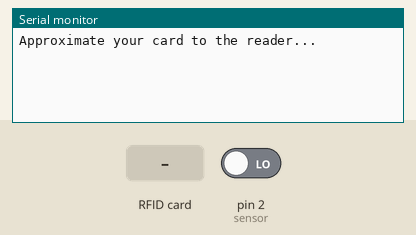
Recording of a sketch running on a simulated Arduino Uno, built with avr-gcc and run on an emulated ATmega328P. On the bench: the last lines printed to the serial monitor. Inputs (shaded band) come from the test bench; at power-on: pin 2 (sensor) LOW. No radio packets arrive unless stated.

Above: at 1.2 s.
1.3 s: RFID card 17 55 B8 21 held to the reader
At 3.5 s:
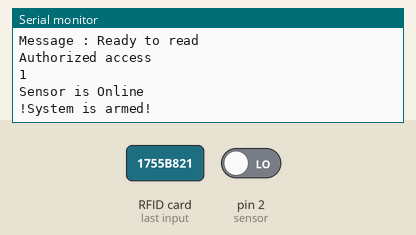
3.8 s: pin 2 (sensor) driven HIGH
At 4.5 s:
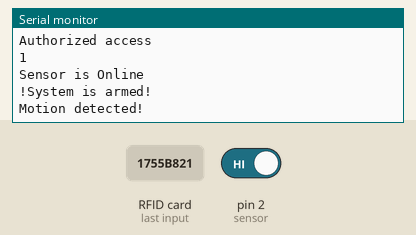
5.3 s: RFID card 5E 7A 19 C4 held to the reader
At 6.1 s:
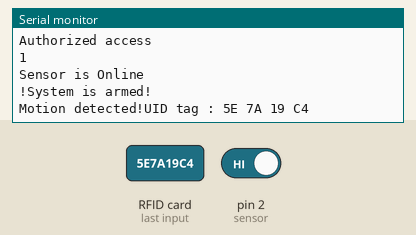
7.8 s: pin 2 (sensor) driven LOW
At 8.8 s:
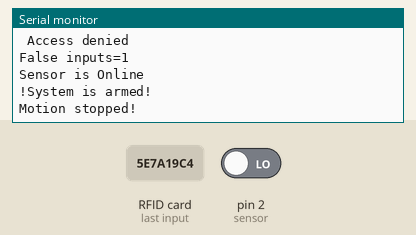
9.3 s: RFID card 17 55 B8 21 held to the reader
At 11.8 s:
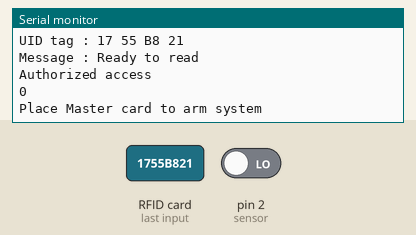

The sketch:

test_for_RFID_acces_with_Pir_5_masleipeito433.ino
```cpp
#include <SPI.h>
#include <MFRC522.h>//rc522 module for readind cards
#include <RH_ASK.h> //radiohead library for the 433mhz modules
#include <SPI.h> // Not actually used but needed to compile
RH_ASK driver(2000, 3, 4, 0); // ESP8266 or ESP32: do not use pin 11 or 2, to 3 = receiver, 4= trasmiter alla en exw trasmiter, its on the other thingy

#define SS_PIN 10
#define RST_PIN 9
MFRC522 mfrc522(SS_PIN, RST_PIN);   // Create MFRC522 instance.

  int systemArm =0;
  int a;
  unsigned long False_Inputs_Time;
  unsigned long Intruder_Time;
  unsigned long Start_Time;
  unsigned long Stop_Time;
  int FalseInputs=0;
  int state = LOW;             // by default, no motion detected
  int val = 0;
  int sensor = 2; // Gia interrupt balto sto pin 2


void setup()
{
  //False_Inputs_Time=millis;
  //Intruder_Time=millis;
  pinMode(sensor, INPUT);
  FalseInputs=0 ;
  systemArm=0;
  Serial.begin(9600);   // Initiate a serial communication
  SPI.begin();      // Initiate  SPI bus
  mfrc522.PCD_Init();   // Initiate MFRC522
  attachInterrupt(digitalPinToInterrupt(sensor),ISR_sensor,CHANGE); //elenkse ean mporeis na to valeis sto main loop gia an energopoiite ama theleis je oi opote thelei jino
  Serial.println("Approximate your card to the reader...");  // antikatastase to me grammi kodika gia na anapsei led (digitalWrite(prprld,HIGH );)
  if (!driver.init())
         Serial.println("init failed");
}
void loop()
{

  if ( ! mfrc522.PICC_IsNewCardPresent())
  {
    return;
  }
  // Select one of the cards
  if ( ! mfrc522.PICC_ReadCardSerial())
  {
    return;

  }
  //Show UID on serial monitor
  Serial.print("UID tag :");
  String content= "";
  byte letter;
  for (byte i = 0; i < mfrc522.uid.size; i++)
  {
     Serial.print(mfrc522.uid.uidByte[i] < 0x10 ? " 0" : " ");
     Serial.print(mfrc522.uid.uidByte[i], HEX);
     content.concat(String(mfrc522.uid.uidByte[i] < 0x10 ? " 0" : " "));
     content.concat(String(mfrc522.uid.uidByte[i], HEX));
  }

  Serial.println();

  content.toUpperCase();
  delay(1000);
  Serial.print("Message : ");
  Serial.println("Ready to read"); // blink once every min
  Serial.println();
  if (content.substring(1) == "17 55 B8 21") //change here the UID of the card/cards that you want to give access
  //dokimase dame na valeis to NUL gia na deis ean prepei na kamneis oti theleis gia na mi perimeneis na diabasei i karta kati
  {
    Serial.println("Authorized access");// turn on green led for 1 sec
    FalseInputs=1;
 if (systemArm==1)
   systemArm=0;
  else
   systemArm=1;

    Serial.println(systemArm);
  }
 else   {
    Serial.println(" Access denied");  // blink  oses fores egine lathos FalseInputs
    Serial.println();
    Serial.print("False inputs=");
    Serial.println(FalseInputs);
    FalseInputs++;
    if (FalseInputs >= 3)
      Serial.println("Wrong inputs more than 3 alarmed sound"); //blink everything!!!!!!!!!!
  }
  if (systemArm==1){
   Serial.println ("Sensor is Online");
   Serial.println();
   Serial.println("!System is armed!");}
    else
      Serial.println("Place Master card to arm system");


      //receiver testing if working
    uint8_t buf[RH_ASK_MAX_MESSAGE_LEN];
    uint8_t buflen = sizeof(buf);

    if (driver.recv(buf, &buflen)) // Non-blocking
    {
  int i;


  driver.printBuffer("Got:", buf, buflen);
  String rcv;

  for (i=0; i < buflen; i++){
  rcv+=(char)buf[i]; //metatropi apo HEX se grammata
  }
  Serial.println(rcv); //xrisipomoia tin gia na kaneis meta ton elexo gia to ti tha gini me tin while()
  Serial.println("02"); //just for testing
  }
}

void ISR_sensor (){

 val = digitalRead(sensor);   // read sensor value
 if (systemArm==1){
  if (val == HIGH) {           // check if the sensor is HIGH
    delay(100);                // delay 100 milliseconds

    if (state == LOW) {
      Serial.print("Motion detected!");

      state = HIGH;       // update variable state to HIGH
    }
  }
  else {

      delay(200);             // delay 200 milliseconds

      if (state == HIGH){
        Serial.println("Motion stopped!");
        state = LOW;       // update variable state to LOW
    }
  }
}}
 //dame tora, ena baleis ta sensors na steloun diaforetiko kwdiko gia eneropoihsi dld, 1-10 gia to oti en ok
 //i mana otan energopoihte ena blepei ton ena kai ena kserei oti exei tade sensors on, px paradeigma arithmos 11-100 o sensor einai on kai connected
 //enw arithmos 101-200 exei problima
 //arithmos 201-300 low bat???? enks an tha ta baloume mesa, ena deiksei
 //ena dokimazei na blepei posoi stelnoun kai na akouei , apla kapos ena ta grapseis gia na men steloun oyloi taftoxrona.. i bale ti mana na blepei enks re malaka kame oti theleis
 //episis katebase RADIOHEAD libraries. done
```

Measured:
- after the input at 1.3 s, the serial monitor: prints a new line at once (image 1)
- after the input at 3.8 s, the serial monitor: prints a new line at once (image 2)
- after the input at 5.3 s, the serial monitor: prints a new line at once (image 3)
- after the input at 7.8 s, the serial monitor: prints a new line at once (image 4)
- after the input at 9.3 s, the serial monitor: prints a new line at once (image 5)
